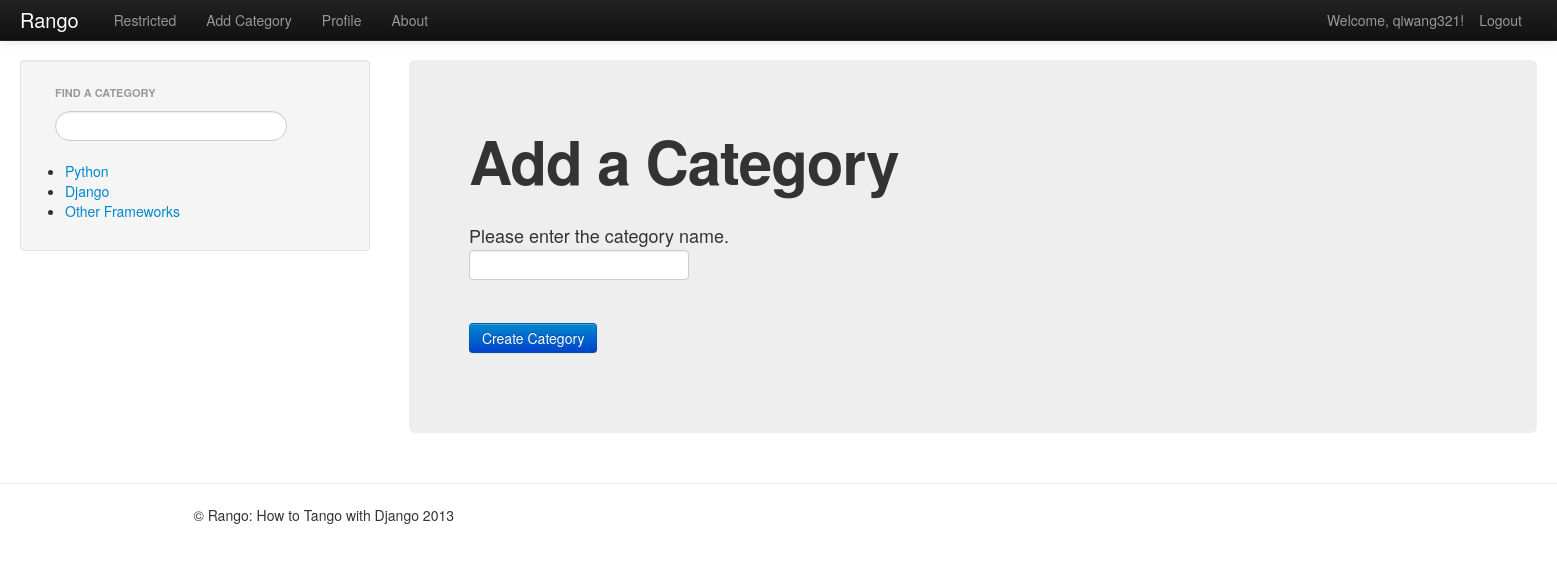
Page /rango/add_category/ (signed in) on the committed database.
### rango/models.py (models this page shows, shortened)
class Category(models.Model):
    name = models.CharField(max_length=128, unique=True)
    views = models.IntegerField(default=0)
    likes = models.IntegerField(default=0)
    url = models.CharField(max_length=128)

### rango/views.py (the view)
@login_required
def add_category(request):
    context = RequestContext(request)
    if request.method =='POST':
        form = CategoryForm(request.POST)
        if form.is_valid():
            form.save(commit=True)
            return index(request)
        else:
            print form.errors
    else:
        form = CategoryForm()
    context_dict = {'cat_list': get_category_list(), 'form': form}
    return render_to_response('rango/add_category.html', context_dict, context)

### rango/forms.py
class CategoryForm(forms.ModelForm):
    name = forms.CharField(max_length=128, help_text="Please enter the category name.")
    views = forms.IntegerField(widget=forms.HiddenInput(), initial=0)
    likes = forms.IntegerField(widget=forms.HiddenInput(), initial=0)
    class Meta:
        model = Category
        fields = ('name', 'views', 'likes')

### rango/views.py (called while the page is built)
def get_category_list(max_results=0, starts_with=''):
    cat_list = []
    if starts_with:
        cat_list = Category.objects.filter(name__startswith=starts_with)
    else:
        cat_list = Category.objects.all()
    if max_results > 0:
        if len(cat_list) > max_results:
            cat_list = cat_list[:max_results]
    """
    for cat in cat_list:
        cat.url = encode_url(cat.name)
    """
    return cat_list

### templates/rango/add_category.html (shortened to what this page needs)
{% extends 'rango/base.html' %}
{% block body_block %}
<div class="hero-unit">
  <h1>Add a Category</h1>
  <br />
  <div class="container">
    <form class="span6" id="category_form" method="post" action="/rango/add_category/">
    {% for field in form.visible_fields %}
      {{ field.help_text }}<br />
      {{ field }}<br />
    {% endfor %}
    <br />
    <button class="btn btn-primary" type="submit" name="submit">Create Category</button>
    </form>
  </div>
</div>
{% endblock %}

### templates/rango/base.html (shortened to what this page needs)
{% load static %}
<!DOCTYPE html>
<html>
  <head>
    <link href="{% static 'css/bootstrap-fluid-adj.css' %}" rel="stylesheet">
    <link href="{% static 'css/bootstrap.min.css' %}" rel="stylesheet" >
    <link href="{% static 'css/bootstrap-responsive.css' %}" rel="stylesheet">
  </head>
  <body>
    <div class ="navbar navbar-inverse navbar-fixed-top">
      <div class="navbar-inner">
	<div class="container-fluid">
	  <a class="brand" href="/rango/">Rango</a>
	  <div class="nav-collapse collapse">
	    <ul class="nav pull-right">
	      {% if user.is_authenticated %}
	        <li class="navbar-text">Welcome, {{ user.username }}!</li>
	        <li><a href="/rango/logout/">Logout</a></li>
	      {% else %}
	        <li><a href="/rango/register/">Register</a></li>
	        <li><a href="/rango/login/">Login</a></li>
	      {% endif %}
	    </ul>
	    <ul class="nav">
	      {% if user.is_authenticated %}
	        <li><a href="/rango/restricted/">Restricted</a></li>
		<li><a href="/rango/add_category/">Add Category</a></li>
		<li><a href="/rango/profile/">Profile</a></li>
	      {% endif %}
	      <li><a href="/rango/about/">About</a></li>
	    </ul>
	  </div>
	</div>
      </div>
    </div>
    <div class="container-fluid">
      <div class="row-fluid">
	<div class="span3">
	  <div class="well sidebar-nav">
	    <ul class="nav nav-list">
	      <li class="nav-header">Find a Category</li>
	      <form>
		<li><input class="search-query span10" type="text" name="suggestion" value="" id="suggestion" /></li>
	      </form>
	    </ul>
	    {% if cat_list %}
	      <div id="cats">
	      {% include "rango/category_list.html" %}
	      </div>
	    {% endif %}
	  </div>
	</div>
	<div class="span9">
	  {% block body_block %}
	  {% endblock %}
	</div>
      </div>
    </div>
    <hr>
    <footer>
      <div class="container">
	<p>&copy; Rango: How to Tango with Django 2013</p>
      </div>
    </footer>
  </body>
</html>

### templates/rango/category_list.html
  {% if cat_list %}
  <ul>
    {% for category in cat_list %}
    <li> <a href="/rango/category/{{ category.url }}">{{ category.name }}</a></li>
    {% endfor %}
  </ul>
  {% else %}
    <strong>No categories at present.</strong>
  {% endif %}

### rows in the picture
Category: name "Python"
Category: name "Django"
Category: name "Other Frameworks"

### other values in the picture
{{ user.username }} "qiwang321"
{{ field.help_text }} "Please enter the category name."
